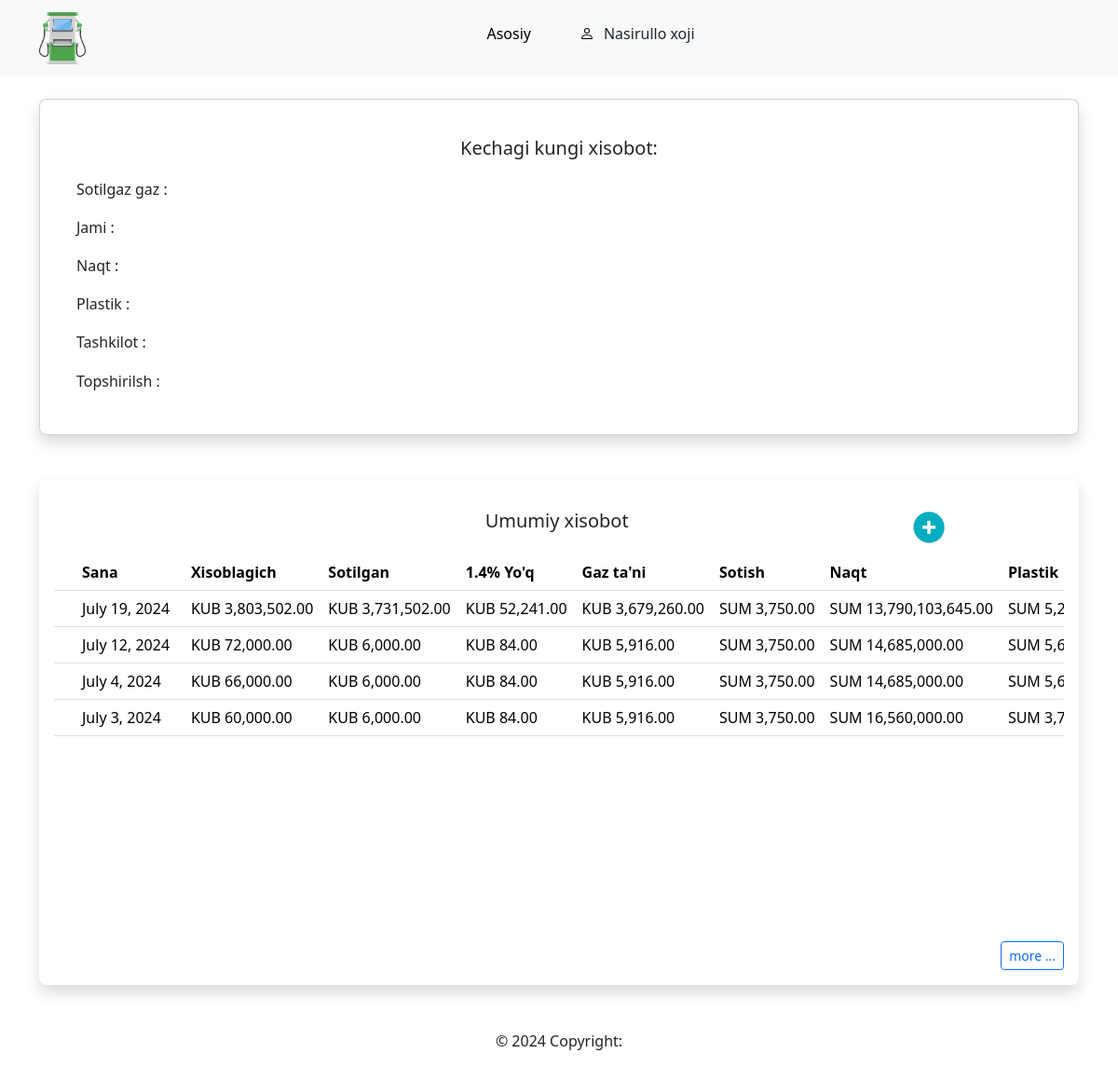
/ (signed in), run on an earlier commit of the app's database.
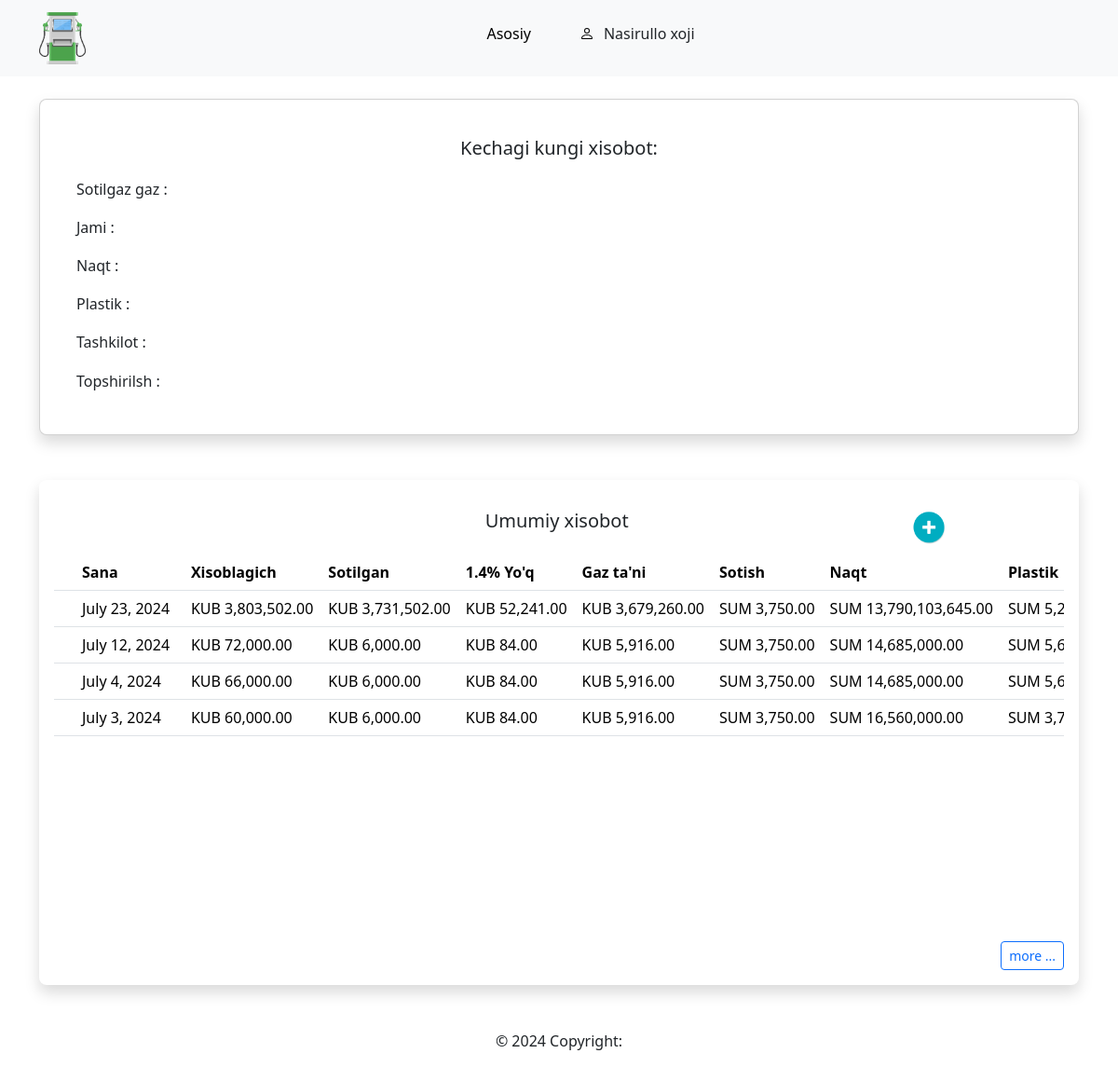
And on a later commit of the database.
### account/models.py (models this page shows, shortened)
class User(AbstractUser):
    name = models.CharField("Name", max_length=256)
    username = models.CharField("Username", max_length=256, unique=True,)
    number = models.IntegerField("Id raqami",null=True,blank=True)
    USERNAME_FIELD = "username"
    firts_name = None
    last_name = None
    class Meta:
        db_table ="user"
        verbose_name = "user"
        verbose_name_plural = "users"

### reports/models.py (models this page shows, shortened)
class Manag_totals(models.Model):
    user = models.ForeignKey(User, verbose_name='User', on_delete=models.DO_NOTHING, default=None, null=True)
    category = models.ForeignKey(Filial, verbose_name="Total_Filiali", on_delete=models.DO_NOTHING, default=None, null=True, related_name='total_filial')
    counter = models.PositiveIntegerField('Xisoblagich',default=0, null=True, blank=True)
    total_gas = models.PositiveIntegerField('Sotilgan gaz', default=0,null=True, blank=True)
    lose_gas = models.PositiveIntegerField('1,4% Yo\'qotish', default=0,null=True, blank=True)
    gas = models.PositiveIntegerField('Gazning ta\'ni',default=0, null=True, blank=True)
    sale_price = models.PositiveIntegerField('Gazning sotish narxi', default=0,null=True,blank=True)
    chec = models.PositiveIntegerField('Naqt',null=True, default=0,blank=True)
    card = models.PositiveIntegerField('Plastik karta',null=True, default=0,blank=True)
    card_uz = models.PositiveIntegerField('Uzcard karta',null=True, default=0,blank=True)
    card_humo = models.PositiveIntegerField('Humo karta',null=True, default=0,blank=True)
    sum_half = models.PositiveIntegerField('Daromat',default=0,null=True,blank=True)
    company = models.PositiveIntegerField('Tashkilotlar',)
    total_sum = models.PositiveIntegerField('Umumiy sovda',default=0,null=True,blank=True)
    date = models.DateField("Vaqt",)
    class Meta:
        ordering = ['-id']
        verbose_name = "Zapravka xisoboti"
        verbose_name_plural = "Zapravka xisoboti"

### reports/views.py (the view, shortened to what this page needs)
# urls.py: 2. Add a URL to urlpatterns:  path('', views.home, name='home')
def home(request):
    if request.user.is_authenticated:
        user = request.user
        manage = Manag_totals.objects.select_related('category').filter(user=user)
        yesterday = datetime.now() - timedelta(days=1)
        manage_yester = Manag_totals.objects.select_related('category').filter(user=user,date=yesterday)
        context = {
            "object":manage,
            "object_yesterdays":manage_yester,
        }
        return render(request, 'director.html',context,)
    else:
        return redirect ("/account/login")

### templates/director.html (shortened to what this page needs)
<html lang="en">
  <head>
    <link
      href="https://cdn.jsdelivr.net/npm/bootstrap@5.3.3/dist/css/bootstrap.min.css"
      rel="stylesheet"
    />
    <link rel="stylesheet" href="/static/css/index.css" />
  </head>
  <body style="width: 100%">
    <nav class="navbar navbar-expand-lg navbar-light bg-light">
      <div class="container">
        <a class="navbar-brand" href="/"
          ><img
            src="/static/img/vecteezy_gas-pump-clipart-design-illustration_9400880.png"
            width="50"
            alt="Picture"
          />
        </a>
        <div class="collapse navbar-collapse" id="navbarSupportedContent">
          <ul class="navbar-nav mx-auto mb-2 mb-lg-0">
            <li class="nav-item">
              <a class="nav-link active m-1" aria-current="page" href="/"
                ><h6>Asosiy</h6></a
              >
            </li>
            <li class="nav-item">
              <img
                style="margin-top: 13px; margin-left: 40px"
                src="/static/img/person.svg"
                alt=""
              />
            </li>
            <li class="nav-item">
              <h6 class="" style="margin-top: 2px; padding: 10px">
                {{request.user.username}}
              </h6>
            </li>
          </ul>
        </div>
      </div>
    </nav>
    <br />
    <div class="container">
      <div class="card w-100 shadow p-3 mb-5 bg-body rounded-3">
        <div class="card-body">
          <h5 class="card-title text-center p-2">Kechagi kungi xisobot:</h5>
          <div class="row">
            <div class="col">
              <h6 style="padding: 7px">Sotilgaz gaz :</h6>
              <h6 style="padding: 7px">Jami :</h6>
              <h6 style="padding: 7px">Naqt :</h6>
              <h6 style="padding: 7px">Plastik :</h6>
              <h6 style="padding: 7px">Tashkilot :</h6>
              <h6 style="padding: 7px">Topshirilsh :</h6>
            </div>
            <div class="col">
            </div>
          </div>
        </div>
      </div>
    </div>
    <div class="container">
      <div class="shadow p-3 mb-5 bg-body rounded-3">
        <div class="row w-100">
          <div class="col-10">
            <h5 class="text-center p-3" id="table_head_word">Umumiy xisobot</h5>
          </div>
          <div class="col-2 mt-3 text-start">
            <a href="{% url 'main:station_add_gas' %}">
              <img
                id="img_of_add"
                src="/static/img/Plus-Symbol-Vector-PNG-Clipart.png"
                alt=""
              />
            </a>
          </div>
        </div>
        <div class="table-responsive overflow-scroll">
          <div style="height: 400px">
            <table class="table" id="table_scroll_2">
              <thead>
                <tr>
                  <th scope="col" style="padding-left: 30px">Sana</th>
                  <th scope="col">Xisoblagich</th>
                  <th scope="col">Sotilgan</th>
                  <th scope="col">1.4% Yo'q</th>
                  <th scope="col">Gaz ta'ni</th>
                  <th scope="col">Sotish</th>
                  <th scope="col">Naqt</th>
                  <th scope="col">Plastik</th>
                </tr>
              </thead>
              <tbody>
                {% for obj in object|slice:"4" %}
                <tr>
                  <td style="padding-left: 30px; width: 170px">{{obj.date}}</td>
                  <td class="formatKub">{{obj.counter}}</td>
                  <td class="formatKub">{{obj.total_gas}}</td>
                  <td class="formatKub">{{obj.lose_gas}}</td>
                  <td class="formatKub">{{obj.gas}}</td>
                  <td class="formatNum">{{obj.sale_price}}</td>
                  <td class="formatNum">{{obj.chec}}</td>
                  <td class="formatNum">{{obj.card}}</td>
                </tr>
                {% endfor %}
              </tbody>
            </table>
          </div>
        </div>
        <div class="d-grid gap-1 d-md-flex justify-content-end">
          <a
            href="#"
            style="margin-top: 15px"
            class="btn btn-outline-primary btn-sm"
            >more ...</a
          >
        </div>
      </div>
    </div>
    <footer>
      <div class="text-center p-3 pt-0">
        © 2024 Copyright:
      </div>
    </footer>
  </body>
</html>

### static/css/index.css (style rules this page uses)
#table_head_word { margin-left: 200px; }
#img_of_add { width: 75px; }
#table_scroll_2 { width: 2200px; }
@media (max-width: 1260px) { #table_scroll_2 { width: 2000px; } }

What changed in the data, as far as the page shows it:
changed Manag_totals: date "July 19, 2024" → "July 23, 2024"
